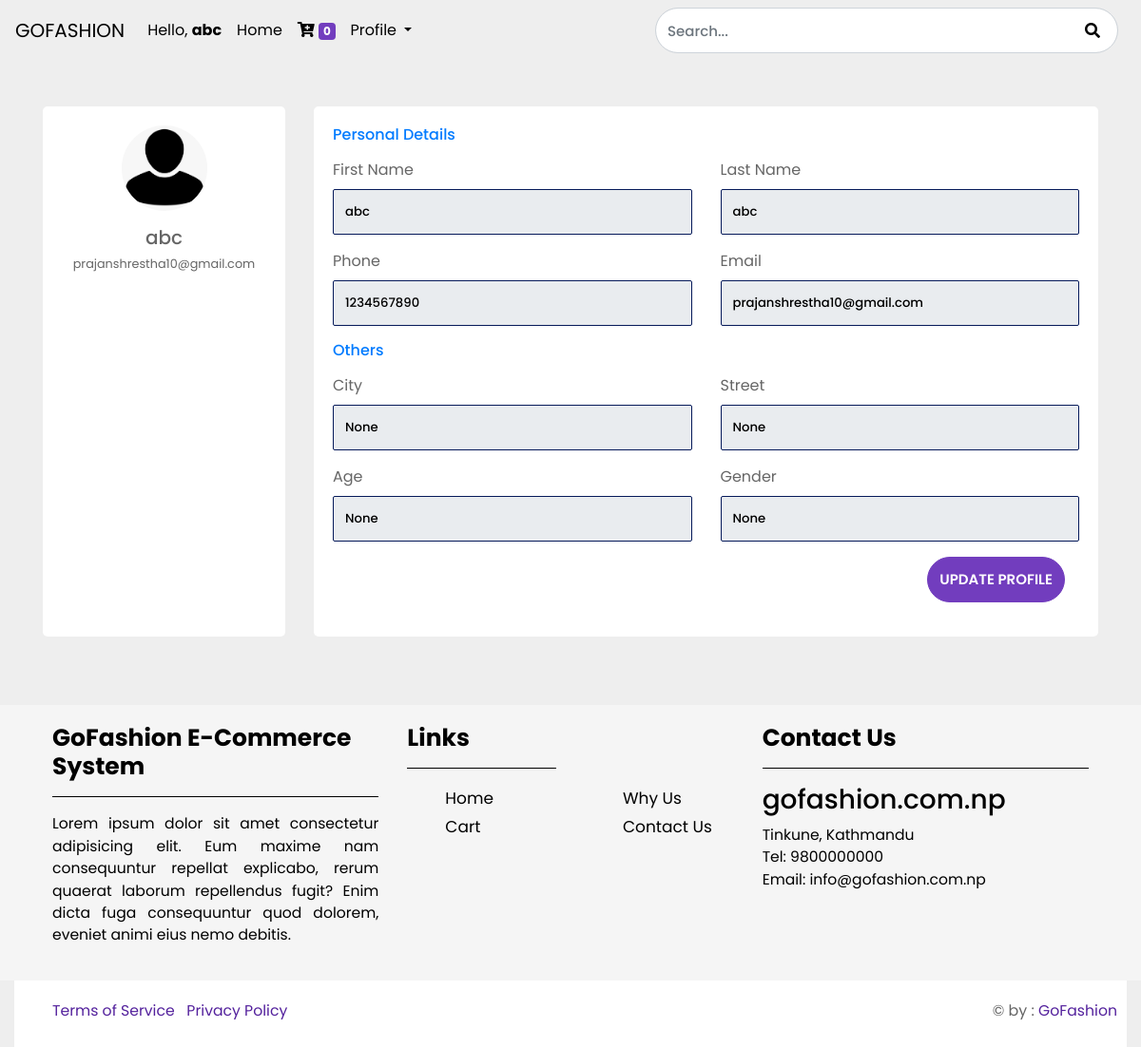
The app's page /profile/30 (signed in), older data.
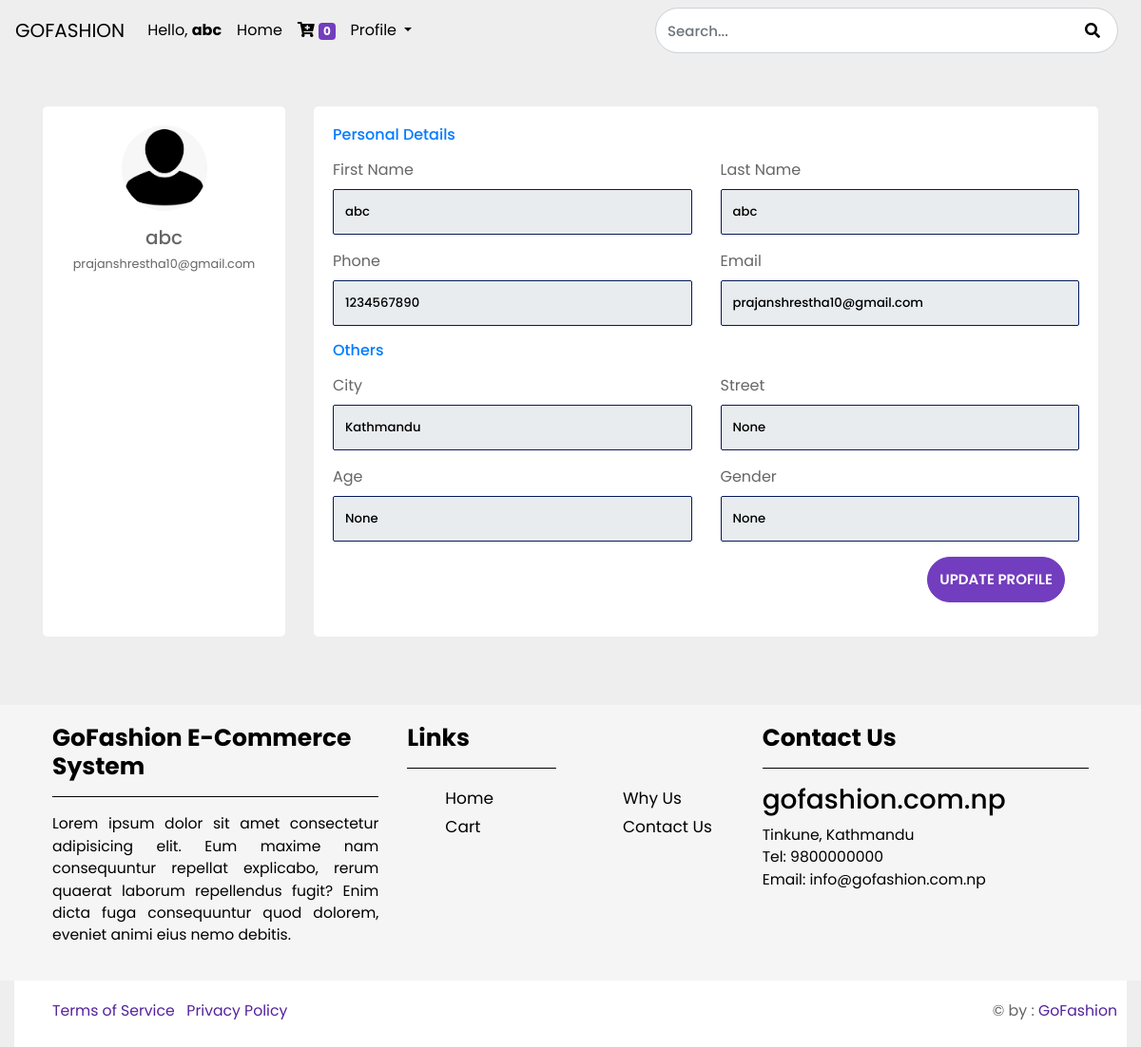
The same page, newer data.
### store/models/customer.py (models this page shows, shortened)
class Customer(models.Model):
    first_name = models.CharField(max_length=50)
    last_name = models.CharField(max_length=50)
    phone = models.CharField(max_length=15)
    email = models.EmailField()
    password = models.CharField(max_length=500)
    age = models.CharField(max_length=10, null=True)
    gender = models.CharField(max_length=10, null=True)
    city = models.CharField(max_length=20, null= True)
    street = models.CharField(max_length=50, null= True)

### store/middlewares/auth.py (the view)
    def middleware(request, *args, **kwargs):
        return_url = request.META['PATH_INFO']
        if not request.session.get('customer'):
            return redirect(f'/login?return_url={return_url}')
        response = get_response(request, *args, **kwargs)
        return response

### store/views/login.py (called while the page is built)
def profile(request,id):
    customer = Customer.objects.get(id=id)
    if request.method == 'GET':
        data = {
            'customer': customer
        }
        return render(request, 'profile.html', data)

### store/templates/profile.html (shortened to what this page needs)
{% extends 'base.html' %}
{% load static %}
{% block content %}
<html>
    <head>
        <link rel="stylesheet" href="https://stackpath.bootstrapcdn.com/bootstrap/4.3.1/css/bootstrap.min.css"
>
        <link rel="stylesheet" type="text/css" href="{% static '/css/profile.css/' %}">
        <link rel="stylesheet" type="text/css" href="{% static '/css/style.css/' %}">
    </head>
    <br>
    <br>
    <body>
        <div class="container">
            <div class="row gutters">
                <div class="col-xl-3 col-lg-3 col-md-12 col-sm-12 col-12">
                    <div class="card h-100">
                        <div class="card-body">
                            <div class="account-settings">
                                <div class="user-profile">
                                    <div class="user-avatar">
                                        <img src="{% static 'images/avatar.png' %}" alt="Maxwell Admin">
                                    </div>
                                    <h5 class="user-name">{{ request.session.first_name }} </h5>
                                    <h6 class="user-email">{{ request.session.email }}</h6>
                                </div>
                            </div>
                        </div>
                    </div>
                </div>
                <div class="col-xl-9 col-lg-9 col-md-12 col-sm-12 col-12">
                    <div class="card h-100">
                        <div class="card-body">
                            <div class="row gutters">
                                <div class="col-xl-12 col-lg-12 col-md-12 col-sm-12 col-12">
                                    <h6 class="mb-3 text-primary">Personal Details</h6>
                                </div>
                                <div class="col-xl-6 col-lg-6 col-md-6 col-sm-6 col-12">
                                    <div class="form-group">
                                        <label for="fullName">First Name</label>
                                        <input readonly type="text" class="form-control" name="first_name" value="{{customer.first_name}}" placeholder="Enter full name">
                                    </div>
                                </div>
                                <div class="col-xl-6 col-lg-6 col-md-6 col-sm-6 col-12">
                                    <div class="form-group">
                                        <label for="eMail">Last Name</label>
                                        <input readonly type="email" class="form-control" name="last_name" value="{{customer.last_name}}" placeholder="Enter email ID">
                                    </div>
                                </div>
                                <div class="col-xl-6 col-lg-6 col-md-6 col-sm-6 col-12">
                                    <div class="form-group">
                                        <label for="phone">Phone</label>
                                        <input readonly type="text" class="form-control" name="phone" value="{{customer.phone}}" placeholder="Enter phone number">
                                    </div>
                                </div>
                                <div class="col-xl-6 col-lg-6 col-md-6 col-sm-6 col-12">
                                    <div class="form-group">
                                        <label for="website">Email</label>
                                        <input readonly type="url" class="form-control" name="email" value="{{customer.email}}" placeholder="Website url">
                                    </div>
                                </div>
                            </div>
                                <div class="row gutters">
                                <div class="col-xl-12 col-lg-12 col-md-12 col-sm-12 col-12">
                                    <h6 class="mb-3 text-primary">Others</h6>
                                </div>
                                <div class="col-xl-6 col-lg-6 col-md-6 col-sm-6 col-12">
                                    <div class="form-group">
                                        <label for="city">City</label>
                                        <input readonly type="text" class="form-control" name="city" value="{{customer.city}}" placeholder="Enter City">
                                    </div>
                                </div>
                                <div class="col-xl-6 col-lg-6 col-md-6 col-sm-6 col-12">
                                    <div class="form-group">
                                        <label for="street">Street</label>
                                        <input readonly type="text" class="form-control" name="street" value="{{customer.street}}" placeholder="Enter Street">
                                    </div>
                                </div>
                                <div class="col-xl-6 col-lg-6 col-md-6 col-sm-6 col-12">
                                    <div class="form-group">
                                        <label for="age">Age</label>
                                        <input readonly type="text" class="form-control" name="age" value="{{customer.age}}" placeholder="Enter Age">
                                    </div>
                                </div>
                                <div class="col-xl-6 col-lg-6 col-md-6 col-sm-6 col-12">
                                    <div class="form-group">
                                        <label for="gender">Gender</label>
                                        <input readonly type="text" class="form-control" name="gender" value="{{customer.gender}}" placeholder="Gender">
                                    </div>
                                    <div class="col-xl-12 col-lg-12 col-md-12 col-sm-12 col-12">
                                        <div class="text-right">
                                            <a href="/edit_profile/{{ request.session.customer }}" >
                                            <button type="button" name="submit" class="btn rounded-pill btn-lg- btn-custom text-uppercase">Update Profile</button>
                                            </a>
                                        </div>
                                    </div>
                                </div>
                            </div>
                        </div>
                    </div>
                </div>
            </div>
        </div>
    </body>
</html>
{% endblock %}

### store/templates/base.html (shortened to what this page needs)
{% load static %}
<!doctype html>
<html lang="en">
<head>
  <link rel="stylesheet" href="https://maxcdn.bootstrapcdn.com/bootstrap/4.0.0/css/bootstrap.min.css"
>
  <link rel="stylesheet" href="https://cdnjs.cloudflare.com/ajax/libs/font-awesome/5.15.3/css/all.min.css"
 />
  <link rel="stylesheet" type="text/css" href="{% static '/css/footer.css/' %}">
</head>
<body>
  <nav class="navbar navbar-expand-lg">
    <a class="navbar-brand" href="http://127.0.0.1:8000/" style="color: black;">GOFASHION</a>
    <div class="collapse navbar-collapse" id="navbarSupportedContent">
      <ul class="navbar-nav mr-auto">
        {% if request.session.customer %}
        <li class="nav-item">
          <a class="nav-link" style="color: black;">Hello, <b>{{ request.session.first_name }}</b></a>
        </li>
        {% endif %}
        <li class="nav-item">
          <a class="nav-link" href="http://127.0.0.1:8000/" style="color: black;">Home </a>
        </li>
        <li class="nav-item">
          <a class="nav-link" href="/cart" style="color: black;">
            <i class="fas fa-cart-plus"></i>
            <span class="badge" style="background-color: #723dbe; color: white;">{{ request.session.cart.keys|length }}</span>
          </a>
        </li>
        {% if request.session.customer %}
        <li class="nav-item dropdown">
          <a class="nav-link dropdown-toggle" href="#" id="navbarDropdown" role="button" data-toggle="dropdown"
            aria-haspopup="true" aria-expanded="false" style="color: black;">
            Profile
          </a>
        </li>
        {% endif %}
      </ul>
      <form method="get" action="/search" class="form-inline my-2 my-lg-0" style="width: 495px;">
        <input class="form-control mr-sm-2 rounded-pill" type="search" placeholder="Search..." aria-label="Search"
          name="search" id="search" style="width:512px; height: 48px;">
        <button class="search-button"
          style="transform: translateX(-50px); border: none; background-color: transparent; margin-top: -47px; margin-left: 496px;">
          <i class="fas fa-search search-icon"></i>
        </button>
      </form>
    </div>
  </nav>
  {% block content %}
  {% endblock %}
  <br><br><br>
  <section id="footer">
    <div class="container-fluid text-left">
      <footer>
        <div class="row">
          <div class="col-md-4">
            <h4>GoFashion E-Commerce System</h4>
            <hr style="color: black; background: black">
            <p>Lorem ipsum dolor sit amet consectetur adipisicing elit. Eum maxime nam consequuntur repellat explicabo, rerum quaerat laborum repellendus fugit? Enim dicta fuga consequuntur quod dolorem, eveniet animi eius nemo debitis.
            </p>
          </div>
          <div class="col-md-2">
            <h4>Links</h4>
            <hr style="color: black; background: black">
            <ul>
              <a href="/">
                <li>Home</li>
              </a>
              <a href="/cart">
                <li>Cart</li>
              </a>
            </ul>
          </div>
          <div class="col-md-2 pt-5">
            <ul>
              <a href="#">
                <li>Why Us</li>
              </a>
              <a href="#">
                <li>Contact Us</li>
              </a>
            </ul>
          </div>
          <div class="col-md-4">
            <h4>Contact Us</h4>
            <hr style="color: black; background: black">
            <h3>gofashion.com.np</h3>
            <p>Tinkune, Kathmandu<br>
              Tel: 9800000000<br>
              Email: info@gofashion.com.np</p>
          </div>
        </div>
      </footer>
    </div>
  </section>
  <div class="container-fluid">
    <div class="mainfooter">
      <a href="#">Terms of Service&nbsp;&nbsp;</a>
      <a href="#">Privacy Policy</a>
      <p>&copy; by : <a href="#">GoFashion</a></p>
    </div>
  </div>
</body>
</html>

### static/css/footer.css (style rules this page uses)
#footer { background-color: whitesmoke; color: #000; }
#footer h4 { font-weight: bold; font-size: 25px; }
#footer p { font-size: 15.6px; text-align: justify; }
footer { padding: 20px 40px; }
.pt-5 { margin-top: 15px; }
.mainfooter { padding: 20px 10px 20px 40px; height: 70px; background-color: white; }
footer ul { list-style: none; line-height: 30px; }
footer li { font-size: 17px; }
footer a { color: black; font-size: 17px; }
.mainfooter a { color: #54229d; font-size: 15.7px; font-weight: inherit; }
.mainfooter p { float: right; font-size: 15.9px; }

### static/css/profile.css (style rules this page uses)
body { color: black; }
.account-settings .user-profile { margin: 0 0 1rem 0; padding-bottom: 1rem; text-align: center; }
.account-settings .user-profile .user-avatar { margin: 0 0 1rem 0; }
.account-settings .user-profile .user-avatar img { width: 90px; height: 90px; -webkit-border-radius: 100px; -moz-border-radius: 100px; border-radius: 100px; }
.account-settings .user-profile h5.user-name { margin: 0 0 0.5rem 0; }
.account-settings .user-profile h6.user-email { margin: 0; font-size: 0.8rem; font-weight: 400; }
.card { ] -webkit-border-radius: 5px; -moz-border-radius: 5px; border-radius: 5px; border: 0; margin-bottom: 1rem; }
.form-group .form-control { border: 1px solid #061a5a; -webkit-border-radius: 2px; -moz-border-radius: 2px; border-radius: 2px; font-size: .825rem; color: black; }

### static/css/style.css (style rules this page uses)
body { font-family: 'Poppins', sans-serif; font-size: 16px; background: #eee; color:#666; overflow-x: hidden; }
.form-control { font-size: 15px; min-height: 48px; font-weight: 500; }
.btn-custom { background: #723dbe; border-color:#723dbe; color:#fff; font-size: 15px; font-weight: 600; min-height: 48px; }

Row changes from the older to the newer data that the page shows:
changed Customer "prajanshrestha10@gmail.com": city "None" → "Kathmandu"
